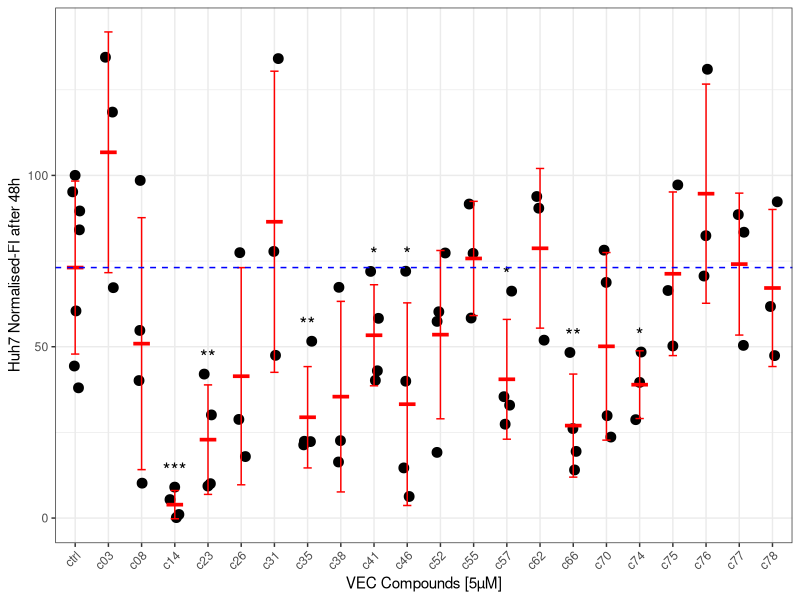

Write the R code that produced this figure.

    library(dplyr)
    library(tidyr)
    library(ggplot2)
    library(broom)
    library(purrr)
    library(tibble)
    library(tidyverse)
     
       vec_list <- list(
         c03 = c(67.24688433, 118.4859409, 134.4917087),
         c08 = c(10.18436502, 98.51684005, 54.75126172,  40.14007622),
         c14 = c(0.144196107,  1.050571635,  9.036976002, 5.401174168),
         c23 = c(9.354207436,   10.04634875,  30.10608714, 42.01668555),
         c26 = c(17.94417551,  28.78566279, 77.44772891 ),
         c31 = c(77.83087857,  47.48171799, 134.0961994 ),
         c35 = c(21.36780307, 22.40189515,  22.30301782,  51.58718715),
         c38 = c(16.34977856,  22.6037697, 67.33546194 ),
         c41 = c(42.96425996, 40.18539499, 71.98269647,  58.26758678),
         c46 = c(14.64620455, 6.284890308, 39.9443815,  72.04037491),
         c52 = c(19.1554228,  77.36739108,  60.19157483,  57.39005047),
         c55 = c(58.39118344, 77.25615408, 91.63662581),
         c57 = c(35.40632403,  27.40756,  32.94263055,   66.22721187), 
         c62 = c(51.89823875,  93.84900608,  90.4294984),
         c66 = c(19.47265424,   14.0405809, 26.10979504, 48.29951591),   
         c70 = c(29.86095375,   23.63992172,   68.77742301,  78.19136883 ), 
         c74 = c(39.60426719,   28.71497499,  48.44702168),
         c75 = c(50.23829549,   66.4040252,  97.23488705),
         c76 = c(70.63579892,  130.9666091, 82.39121774 ),
         c77 = c(50.37699379,  88.54115946,  83.42850398),
         c78 = c(61.73845042,  47.40088236,  92.28011155),
         ctrl = c(38.00481018,  44.35099523,    89.60500494,  60.46554743, 84.09928932, 100,  95.20032959)
         )
      
       # ---------------------------
       # 2. DataFrame
       # ---------------------------
       df <- do.call(rbind, lapply(names(vec_list), function(name){
         data.frame(Compound = as.character(name), Wert = vec_list[[name]])
       }))
       
       df$Compound <- factor(df$Compound, levels = c("ctrl", setdiff(names(vec_list), "ctrl")))
       
       ctrl_mean <- mean(vec_list$ctrl)
       
       # ---------------------------
       # t-Test
       # ---------------------------
       compounds <- setdiff(names(vec_list), "ctrl")
       
       stats <- data.frame(Compound = compounds,
                           p_value = sapply(compounds, function(comp){
                             t.test(vec_list[[comp]], mu = ctrl_mean, alternative = "less")$p.value
                           }))
       
       stats$sig <- ifelse(stats$p_value < 0.001, "***",
                           ifelse(stats$p_value < 0.01, "**",
                                  ifelse(stats$p_value < 0.05, "*", NA)))
       
       stats <- stats %>% filter(!is.na(sig))
       
       # gleiche Reihenfolge
       stats$Compound <- factor(stats$Compound, levels = levels(df$Compound))
       
       # 🔥 Position für Sterne: max + Offset
       stats$y_pos <- sapply(stats$Compound, function(c){
         max(vec_list[[as.character(c)]]) + 5
       })
       
       # ---------------------------
       # Plot
       # ---------------------------
       ggplot(df, aes(x = Compound, y = Wert)) +
         geom_jitter(width = 0.15, size = 3) +
         stat_summary(fun = mean, geom = "crossbar", width = 0.5, colour = "red") +
         stat_summary(fun.data = mean_sdl, fun.args = list(mult = 1),
                      geom = "errorbar", width = 0.25, colour = "red") +
         # ⭐ Sterne direkt über Punkten
         geom_text(data = stats,
                   aes(x = Compound, y = y_pos, label = sig),
                   size = 5) +
         geom_hline(yintercept = ctrl_mean, linetype = "dashed", color = "blue") +
         labs(x = "VEC Compounds [5µM]", y = "Huh7 Normalised-FI after 48h") +
         theme_bw() +
         theme(axis.text.x = element_text(angle = 45, hjust = 1))
